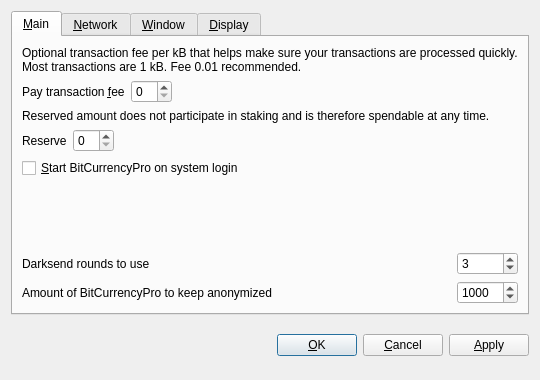
<?xml version="1.0" encoding="UTF-8"?>
<ui version="4.0">
 <class>OptionsDialog</class>
 <widget class="QDialog" name="OptionsDialog">
  <property name="geometry">
   <rect>
    <x>0</x>
    <y>0</y>
    <width>540</width>
    <height>380</height>
   </rect>
  </property>
  <property name="windowTitle">
   <string>Options</string>
  </property>
  <property name="modal">
   <bool>true</bool>
  </property>
  <layout class="QVBoxLayout" name="verticalLayout">
   <item>
    <widget class="QTabWidget" name="tabWidget">
     <property name="tabPosition">
      <enum>QTabWidget::North</enum>
     </property>
     <property name="currentIndex">
      <number>0</number>
     </property>
     <widget class="QWidget" name="tabMain">
      <attribute name="title">
       <string>&amp;Main</string>
      </attribute>
      <layout class="QGridLayout" name="gridLayout">
       <item row="0" column="0" colspan="2">
        <widget class="QLabel" name="transactionFeeInfoLabel">
         <property name="text">
          <string>Optional transaction fee per kB that helps make sure your transactions are processed quickly. Most transactions are 1 kB. Fee 0.01 recommended.</string>
         </property>
         <property name="textFormat">
          <enum>Qt::PlainText</enum>
         </property>
         <property name="wordWrap">
          <bool>true</bool>
         </property>
        </widget>
       </item>
       <item row="1" column="0">
        <layout class="QHBoxLayout" name="horizontalLayoutFee">
         <item>
          <widget class="QLabel" name="transactionFeeLabel">
           <property name="text">
            <string>Pay transaction &amp;fee</string>
           </property>
           <property name="textFormat">
            <enum>Qt::PlainText</enum>
           </property>
           <property name="buddy">
            <cstring>transactionFee</cstring>
           </property>
          </widget>
         </item>
         <item>
          <widget class="BitcoinAmountField" name="transactionFee"/>
         </item>
         <item>
          <spacer name="horizontalSpacerFee">
           <property name="orientation">
            <enum>Qt::Horizontal</enum>
           </property>
           <property name="sizeHint" stdset="0">
            <size>
             <width>40</width>
             <height>20</height>
            </size>
           </property>
          </spacer>
         </item>
        </layout>
       </item>
       <item row="2" column="0" colspan="2">
        <widget class="QLabel" name="reserveBalanceInfoLabel">
         <property name="text">
          <string>Reserved amount does not participate in staking and is therefore spendable at any time.</string>
         </property>
         <property name="textFormat">
          <enum>Qt::PlainText</enum>
         </property>
         <property name="wordWrap">
          <bool>true</bool>
         </property>
        </widget>
       </item>
       <item row="3" column="0">
        <layout class="QHBoxLayout" name="horizontalLayoutReserveBalance">
         <item>
          <widget class="QLabel" name="reserveBalanceLabel">
           <property name="text">
            <string>Reserve</string>
           </property>
           <property name="textFormat">
            <enum>Qt::PlainText</enum>
           </property>
           <property name="buddy">
            <cstring>reserveBalance</cstring>
           </property>
          </widget>
         </item>
         <item>
          <widget class="BitcoinAmountField" name="reserveBalance"/>
         </item>
         <item>
          <spacer name="horizontalSpacerReserveBalance">
           <property name="orientation">
            <enum>Qt::Horizontal</enum>
           </property>
           <property name="sizeHint" stdset="0">
            <size>
             <width>40</width>
             <height>20</height>
            </size>
           </property>
          </spacer>
         </item>
        </layout>
       </item>
       <item row="4" column="0">
        <widget class="QCheckBox" name="bitcoinAtStartup">
         <property name="toolTip">
          <string>Automatically start BitCurrencyPro after logging in to the system.</string>
         </property>
         <property name="text">
          <string>&amp;Start BitCurrencyPro on system login</string>
         </property>
        </widget>
       </item>
       <item row="5" column="0">
        <spacer name="verticalSpacer_Main">
         <property name="orientation">
          <enum>Qt::Vertical</enum>
         </property>
         <property name="sizeHint" stdset="0">
          <size>
           <width>20</width>
           <height>40</height>
          </size>
         </property>
        </spacer>
       </item>
       <item row="6" column="0">
        <widget class="QLabel" name="label">
         <property name="toolTip">
          <string>&lt;html&gt;&lt;head/&gt;&lt;body&gt;&lt;p&gt;This setting determines the amount of individual masternodes that an input will be anonymized through. More rounds of anonymization gives a higher degree of privacy, but also costs more in fees.&lt;/p&gt;&lt;/body&gt;&lt;/html&gt;</string>
         </property>
         <property name="text">
          <string>Darksend rounds to use</string>
         </property>
        </widget>
       </item>
       <item row="6" column="1">
        <widget class="QSpinBox" name="darksendRounds">
         <property name="minimum">
          <number>2</number>
         </property>
         <property name="maximum">
          <number>16</number>
         </property>
         <property name="value">
          <number>3</number>
         </property>
        </widget>
       </item>
       <item row="7" column="0">
        <widget class="QLabel" name="label_2">
         <property name="toolTip">
          <string>This amount acts as a threshold to turn off Darksend once it's reached.</string>
         </property>
         <property name="statusTip">
          <string notr="true"/>
         </property>
         <property name="whatsThis">
          <string notr="true"/>
         </property>
         <property name="accessibleName">
          <string notr="true"/>
         </property>
         <property name="accessibleDescription">
          <string notr="true"/>
         </property>
         <property name="text">
          <string>Amount of BitCurrencyPro to keep anonymized</string>
         </property>
        </widget>
       </item>
       <item row="7" column="1">
        <widget class="QSpinBox" name="anonymizeBitCurrencyPro">
         <property name="minimum">
          <number>2</number>
         </property>
         <property name="maximum">
          <number>10000</number>
         </property>
         <property name="singleStep">
          <number>10</number>
         </property>
         <property name="value">
          <number>1000</number>
         </property>
        </widget>
       </item>
      </layout>
     </widget>
     <widget class="QWidget" name="tabNetwork">
      <attribute name="title">
       <string>&amp;Network</string>
      </attribute>
      <layout class="QVBoxLayout" name="verticalLayout_Network">
       <item>
        <widget class="QCheckBox" name="mapPortUpnp">
         <property name="toolTip">
          <string>Automatically open the BitCurrencyPro client port on the router. This only works when your router supports UPnP and it is enabled.</string>
         </property>
         <property name="text">
          <string>Map port using &amp;UPnP</string>
         </property>
        </widget>
       </item>
       <item>
        <widget class="QCheckBox" name="connectSocks">
         <property name="toolTip">
          <string>Connect to the BitCurrencyPro network through a SOCKS5 proxy (e.g. when connecting through Tor).</string>
         </property>
         <property name="text">
          <string>&amp;Connect through SOCKS5 proxy:</string>
         </property>
        </widget>
       </item>
       <item>
        <layout class="QHBoxLayout" name="horizontalLayout_Network">
         <item>
          <widget class="QLabel" name="proxyIpLabel">
           <property name="text">
            <string>Proxy &amp;IP:</string>
           </property>
           <property name="textFormat">
            <enum>Qt::PlainText</enum>
           </property>
           <property name="buddy">
            <cstring>proxyIp</cstring>
           </property>
          </widget>
         </item>
         <item>
          <widget class="QValidatedLineEdit" name="proxyIp">
           <property name="maximumSize">
            <size>
             <width>140</width>
             <height>16777215</height>
            </size>
           </property>
           <property name="toolTip">
            <string>IP address of the proxy (e.g. 127.0.0.1)</string>
           </property>
          </widget>
         </item>
         <item>
          <widget class="QLabel" name="proxyPortLabel">
           <property name="text">
            <string>&amp;Port:</string>
           </property>
           <property name="textFormat">
            <enum>Qt::PlainText</enum>
           </property>
           <property name="buddy">
            <cstring>proxyPort</cstring>
           </property>
          </widget>
         </item>
         <item>
          <widget class="QLineEdit" name="proxyPort">
           <property name="maximumSize">
            <size>
             <width>55</width>
             <height>16777215</height>
            </size>
           </property>
           <property name="toolTip">
            <string>Port of the proxy (e.g. 9050)</string>
           </property>
          </widget>
         </item>
         <item>
          <spacer name="horizontalSpacer_Network">
           <property name="orientation">
            <enum>Qt::Horizontal</enum>
           </property>
           <property name="sizeHint" stdset="0">
            <size>
             <width>40</width>
             <height>20</height>
            </size>
           </property>
          </spacer>
         </item>
        </layout>
       </item>
       <item>
        <spacer name="verticalSpacer_Network">
         <property name="orientation">
          <enum>Qt::Vertical</enum>
         </property>
         <property name="sizeHint" stdset="0">
          <size>
           <width>20</width>
           <height>40</height>
          </size>
         </property>
        </spacer>
       </item>
      </layout>
     </widget>
     <widget class="QWidget" name="tabWindow">
      <attribute name="title">
       <string>&amp;Window</string>
      </attribute>
      <layout class="QVBoxLayout" name="verticalLayout_Window">
       <item>
        <widget class="QCheckBox" name="minimizeToTray">
         <property name="toolTip">
          <string>Show only a tray icon after minimizing the window.</string>
         </property>
         <property name="text">
          <string>&amp;Minimize to the tray instead of the taskbar</string>
         </property>
        </widget>
       </item>
       <item>
        <widget class="QCheckBox" name="minimizeOnClose">
         <property name="toolTip">
          <string>Minimize instead of exit the application when the window is closed. When this option is enabled, the application will be closed only after selecting Quit in the menu.</string>
         </property>
         <property name="text">
          <string>M&amp;inimize on close</string>
         </property>
        </widget>
       </item>
       <item>
        <spacer name="verticalSpacer_Window">
         <property name="orientation">
          <enum>Qt::Vertical</enum>
         </property>
         <property name="sizeHint" stdset="0">
          <size>
           <width>20</width>
           <height>40</height>
          </size>
         </property>
        </spacer>
       </item>
      </layout>
     </widget>
     <widget class="QWidget" name="tabDisplay">
      <attribute name="title">
       <string>&amp;Display</string>
      </attribute>
      <layout class="QVBoxLayout" name="verticalLayout_Display">
       <item>
        <layout class="QHBoxLayout" name="horizontalLayout_1_Display">
         <item>
          <widget class="QLabel" name="langLabel">
           <property name="text">
            <string>User Interface &amp;language:</string>
           </property>
           <property name="textFormat">
            <enum>Qt::PlainText</enum>
           </property>
           <property name="buddy">
            <cstring>lang</cstring>
           </property>
          </widget>
         </item>
         <item>
          <widget class="QValueComboBox" name="lang">
           <property name="toolTip">
            <string>The user interface language can be set here. This setting will take effect after restarting BitCurrencyPro.</string>
           </property>
          </widget>
         </item>
        </layout>
       </item>
       <item>
        <layout class="QHBoxLayout" name="horizontalLayout_2_Display">
         <item>
          <widget class="QLabel" name="unitLabel">
           <property name="text">
            <string>&amp;Unit to show amounts in:</string>
           </property>
           <property name="textFormat">
            <enum>Qt::PlainText</enum>
           </property>
           <property name="buddy">
            <cstring>unit</cstring>
           </property>
          </widget>
         </item>
         <item>
          <widget class="QValueComboBox" name="unit">
           <property name="toolTip">
            <string>Choose the default subdivision unit to show in the interface and when sending coins.</string>
           </property>
          </widget>
         </item>
        </layout>
       </item>
       <item>
        <widget class="QCheckBox" name="coinControlFeatures">
         <property name="toolTip">
          <string>Whether to show coin control features or not.</string>
         </property>
         <property name="text">
          <string>Display coin &amp;control features (experts only!)</string>
         </property>
        </widget>
       </item>
       <item>
        <widget class="QCheckBox" name="useBlackTheme">
         <property name="text">
          <string>Use black visual theme (requires restart)</string>
         </property>
        </widget>
       </item>
       <item>
        <spacer name="verticalSpacer_Display">
         <property name="orientation">
          <enum>Qt::Vertical</enum>
         </property>
         <property name="sizeHint" stdset="0">
          <size>
           <width>20</width>
           <height>40</height>
          </size>
         </property>
        </spacer>
       </item>
      </layout>
     </widget>
    </widget>
   </item>
   <item>
    <layout class="QHBoxLayout" name="horizontalLayout_Buttons">
     <item>
      <spacer name="horizontalSpacer_1">
       <property name="orientation">
        <enum>Qt::Horizontal</enum>
       </property>
       <property name="sizeHint" stdset="0">
        <size>
         <width>40</width>
         <height>48</height>
        </size>
       </property>
      </spacer>
     </item>
     <item>
      <widget class="QLabel" name="statusLabel">
       <property name="font">
        <font>
         <weight>75</weight>
         <bold>true</bold>
        </font>
       </property>
       <property name="text">
        <string/>
       </property>
       <property name="textFormat">
        <enum>Qt::PlainText</enum>
       </property>
       <property name="wordWrap">
        <bool>true</bool>
       </property>
      </widget>
     </item>
     <item>
      <spacer name="horizontalSpacer_2">
       <property name="orientation">
        <enum>Qt::Horizontal</enum>
       </property>
       <property name="sizeHint" stdset="0">
        <size>
         <width>40</width>
         <height>48</height>
        </size>
       </property>
      </spacer>
     </item>
     <item>
      <widget class="QPushButton" name="okButton">
       <property name="text">
        <string>&amp;OK</string>
       </property>
      </widget>
     </item>
     <item>
      <widget class="QPushButton" name="cancelButton">
       <property name="text">
        <string>&amp;Cancel</string>
       </property>
       <property name="autoDefault">
        <bool>false</bool>
       </property>
      </widget>
     </item>
     <item>
      <widget class="QPushButton" name="applyButton">
       <property name="text">
        <string>&amp;Apply</string>
       </property>
       <property name="autoDefault">
        <bool>false</bool>
       </property>
      </widget>
     </item>
    </layout>
   </item>
  </layout>
 </widget>
 <customwidgets>
  <customwidget>
   <class>BitcoinAmountField</class>
   <extends>QSpinBox</extends>
   <header>bitcoinamountfield.h</header>
   <container>1</container>
  </customwidget>
  <customwidget>
   <class>QValueComboBox</class>
   <extends>QComboBox</extends>
   <header>qvaluecombobox.h</header>
  </customwidget>
  <customwidget>
   <class>QValidatedLineEdit</class>
   <extends>QLineEdit</extends>
   <header>qvalidatedlineedit.h</header>
  </customwidget>
 </customwidgets>
 <resources/>
 <connections/>
</ui>
